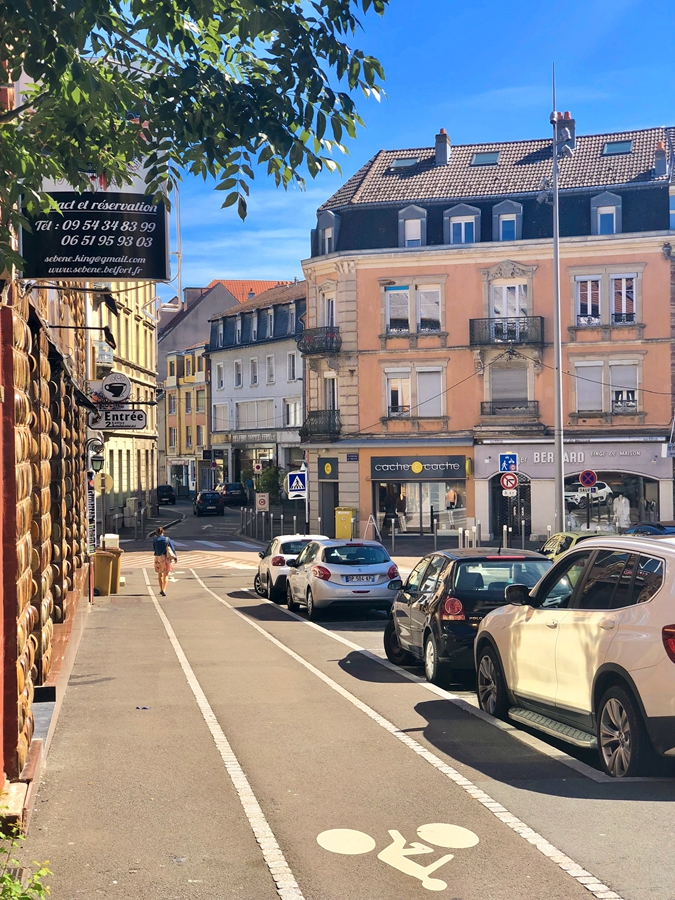
#> input picture 1.jpg, 675 x 900 px
$ jupyter execute '38 opencv 直方图均衡化源码.ipynb'   (older library calls are emulated)
#> lines starting #> are read from the running program, lines starting #| are printed output that depends on the picture
[cell 1]
#灰色
import cv2
import numpy as np
import matplotlib.pyplot as plt
img = cv2.imread('1.jpg',1)
#> img is the input picture: shape (900, 675, 3); mean B, G, R 130, 129.9, 131.7
imgInfo = img.shape
#> imgInfo = (900, 675, 3)
height = imgInfo[0]
#> height = 900
width = imgInfo[1]
#> width = 675
gray = cv2.cvtColor(img,cv2.COLOR_BGR2GRAY)
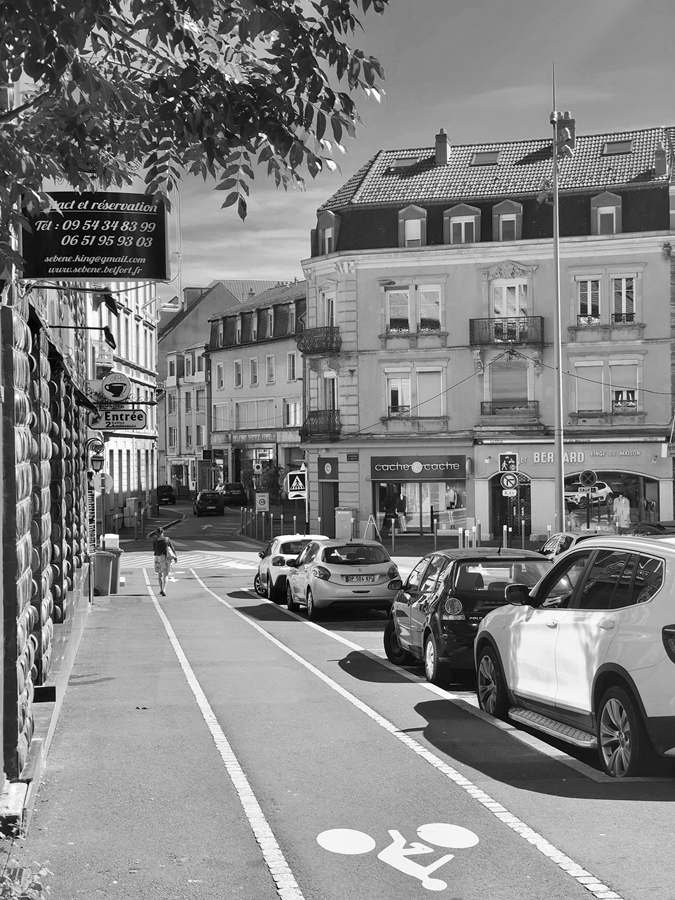
#> gray: shape (900, 675); min 0, max 255, mean 130.4
count = np.zeros(256,np.float32)
for i in range(0,height):
    for j in range(0,width):
        pixel = gray[i,j]
        index = int(pixel)
        count[index]+=1
#> after the loop, count = 256 values, max 6943 at index 174, min 21 at index 0, mean 2373
for i in range(0,256):
    count[i] /=height*width
#> after the loop, count = 256 values, max 0.0114 at index 174, min 3.46e-05 at index 0, mean 0.00391

sumCount = float(0)
newCount = np.zeros(256,np.float32)
for i in range(0,255):
    sumCount+=count[i]
    newCount[i]=sumCount
#> this loop made 255 passes
#> sumCount on passes 1 to 3: 3.46e-05, 0.000252, 0.000489
#> after the loop, newCount = 256 values, max 1 at index 254, min 0 at index 255, mean 0.487; sumCount = 1
#计算映射表
map1 = np.zeros(256,np.uint16)
for i in range(0,256):
    map1[i] = np.uint16(newCount[i]*255)
#> after the loop, map1 = 256 values, max 254 at index 249, min 0 at index 0, mean 123.6
#映射
for i in range(0,height):
    for j in range(0,width):
        pixel=gray[i,j]
        gray[i,j] = map1[pixel]
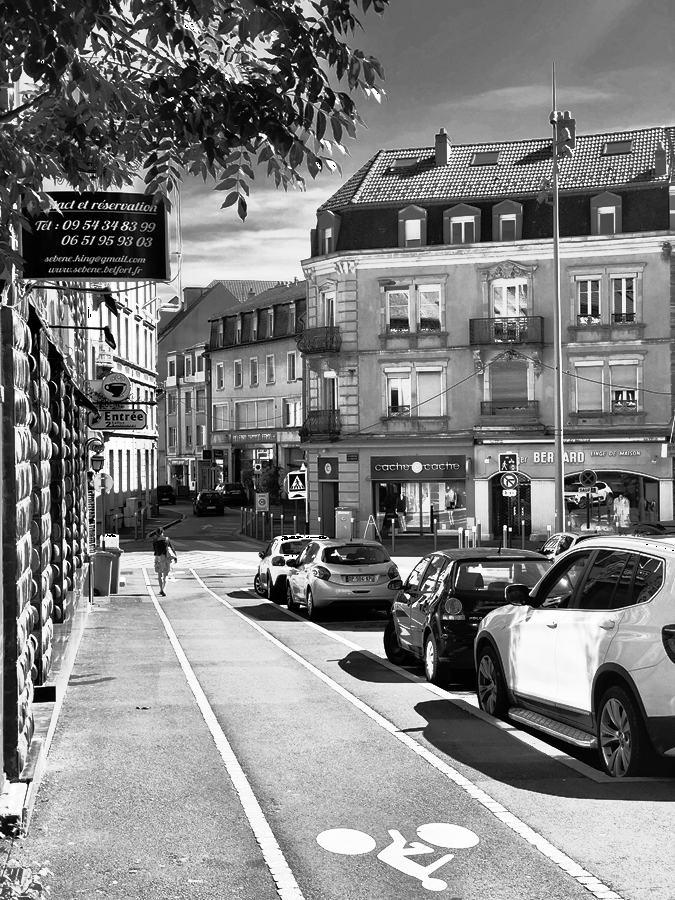
#> gray: shape (900, 675); min 0, max 254, mean 127.8
x = np.linspace(0,255,256)#0-255,256等分
y = newCount
#> y has the same summary as newCount
plt.bar(x,y,0.9,alpha=1,color='b')
plt.show()
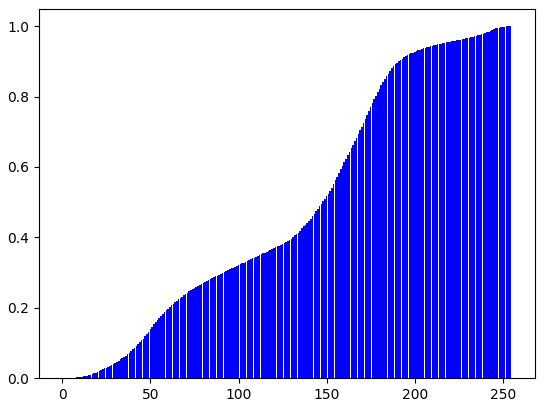
#> figure drawn by matplotlib, 1 panel; tallest bar 1 high, from x = 253.6 to 254.5
cv2.imshow('dst',gray)
cv2.waitKey(0)

[cell 2]
#彩色
import cv2
import numpy as np
import matplotlib.pyplot as plt
img = cv2.imread('1.jpg',1)
imgInfo = img.shape
height = imgInfo[0]
width = imgInfo[1]
gray = cv2.cvtColor(img,cv2.COLOR_BGR2GRAY)

count_b = np.zeros(256,np.float)
count_g = np.zeros(256,np.float)
count_r = np.zeros(256,np.float)
for i in range(0,height):
    for j in range(0,width):
        (b,g,r) = img[i,j]
        index_b=int(b)
        index_g=int(g)
        index_r=int(r)
        count_b[index_b]+=1
        count_g[index_g]+=1
        count_r[index_r]+=1
#> after the loop, count_b = 256 values, max 31135 at index 255, min 81 at index 1, mean 2373; count_g = 256 values, max 7987 at index 171, min 130 at index 2, mean 2373; count_r = 256 values, max 10061 at index 255, min 431 at index 1, mean 2373
for i in range(0,256):
    count_b[i]/=height*width
    count_g[i]/=height*width
    count_r[i]/=height*width
#> after the loop, count_b = 256 values, max 0.0513 at index 255, min 0.000133 at index 1, mean 0.00391; count_g = 256 values, max 0.0131 at index 171, min 0.000214 at index 2, mean 0.00391; count_r = 256 values, max 0.0166 at index 255, min 0.000709 at index 1, mean 0.00391

sumCount_b = float(0)
newCount_b = np.zeros(256,np.float32)
sumCount_g = float(0)
newCount_g = np.zeros(256,np.float32)
sumCount_r = float(0)
newCount_r = np.zeros(256,np.float32)

for i in range(0,255):
    sumCount_b+=count_b[i]
    newCount_b[i]=sumCount_b
    sumCount_g+=count_g[i]
    newCount_g[i]=sumCount_g
    sumCount_r+=count_r[i]
    newCount_r[i]=sumCount_r
#> this loop made 255 passes
#> (sumCount_b, sumCount_g, sumCount_r) on passes 1 to 3: (0.000881, 0.000426, 0.00151), (0.00101, 0.000665, 0.00222), (0.00118, 0.000879, 0.00294)
#> after the loop, newCount_b = 256 values, max 0.949 at index 254, min 0 at index 255, mean 0.488; newCount_g = 256 values, max 0.999 at index 254, min 0 at index 255, mean 0.489; newCount_r = 256 values, max 0.983 at index 254, min 0 at index 255, mean 0.482; sumCount_b = 0.949; sumCount_g = 0.999; sumCount_r = 0.983

map_b = np.zeros(256,np.uint16)
map_g = np.zeros(256,np.uint16)
map_r = np.zeros(256,np.uint16)

for i in range(0,256):
    map_b[i] = np.uint16(newCount_b[i]*255)
    map_g[i] = np.uint16(newCount_g[i]*255)
    map_r[i] = np.uint16(newCount_r[i]*255)
#> after the loop, map_b = 256 values, max 241 at index 254, min 0 at index 0, mean 124.1; map_g = 256 values, max 254 at index 252, min 0 at index 0, mean 124.1; map_r = 256 values, max 250 at index 254, min 0 at index 0, mean 122.4

dst = np.zeros(img.shape,np.uint8)
for i in range(0,height):
    for j in range(0,width):
        (b,g,r) = img[i,j]
        b =  map_b[b]
        g =  map_g[g]
        r =  map_r[r]
        dst[i,j] = (b,g,r)
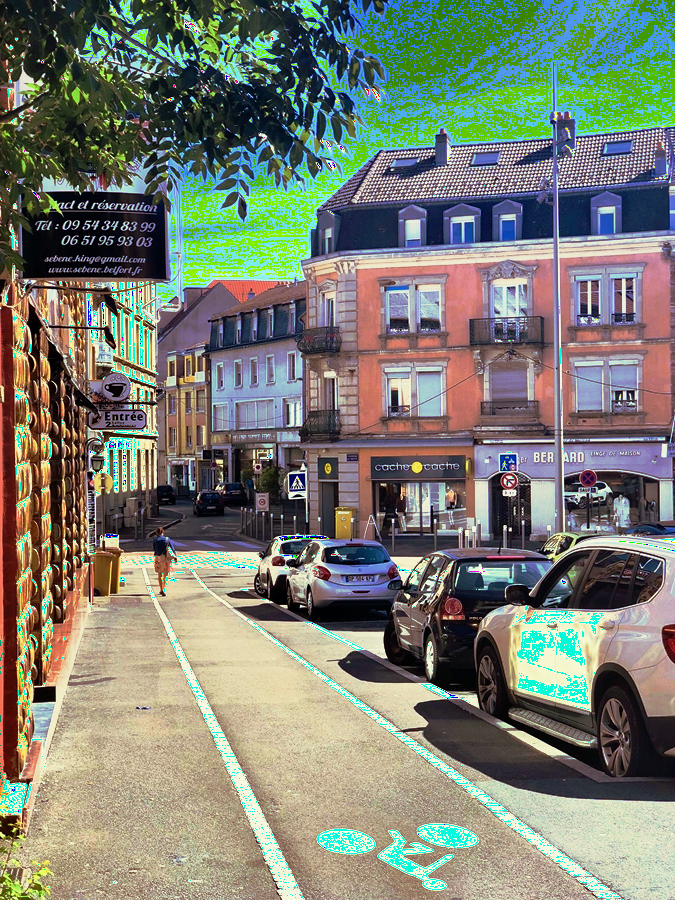
#> dst: shape (900, 675, 3); mean B, G, R 115.1, 127.5, 123.5

x = np.linspace(0,255,256)
y1 = count_b
#> y1 has the same summary as count_b
y2 = count_g
#> y2 has the same summary as count_g
y3 = count_r
#> y3 has the same summary as count_r
plt.bar(x,y1,0.9,alpha=0.7,color='b')
plt.bar(x,y2,0.9,alpha=0.7,color='g')
plt.bar(x,y3,0.9,alpha=0.7,color='r')
plt.figure()

y4 = newCount_b
#> y4 has the same summary as newCount_b
y5 = newCount_g
#> y5 has the same summary as newCount_g
y6 = newCount_r
#> y6 has the same summary as newCount_r
plt.bar(x,y4,0.9,alpha=0.7,color='b')
plt.bar(x,y5,0.9,alpha=0.7,color='g')
plt.bar(x,y6,0.9,alpha=0.7,color='r')

cv2.imshow('dst',dst)
cv2.waitKey(0)
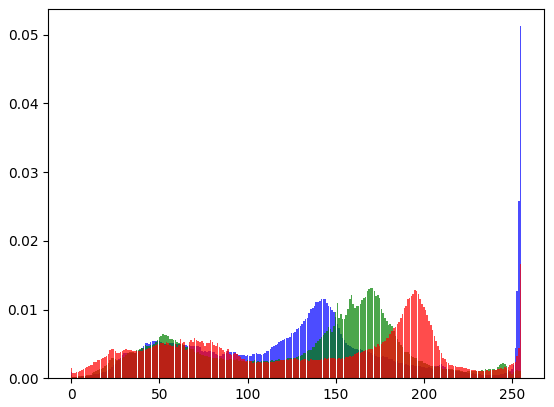
#> figure drawn by matplotlib, 1 panel; tallest bar 0.0513 high, from x = 254.6 to 255.5; tallest bar 0.0131 high, from x = 170.6 to 171.5; tallest bar 0.0166 high, from x = 254.6 to 255.5
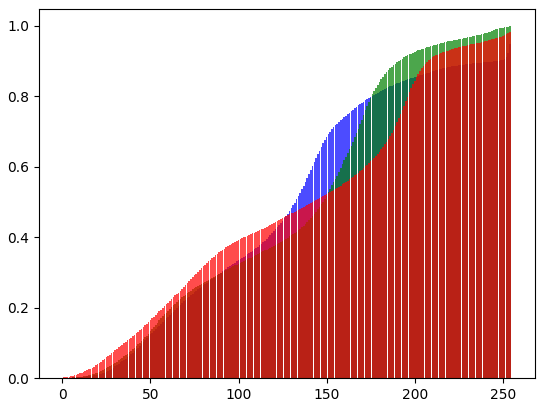
#> figure drawn by matplotlib, 1 panel; tallest bar 0.949 high, from x = 253.6 to 254.5; tallest bar 0.999 high, from x = 253.6 to 254.5; tallest bar 0.983 high, from x = 253.6 to 254.5
